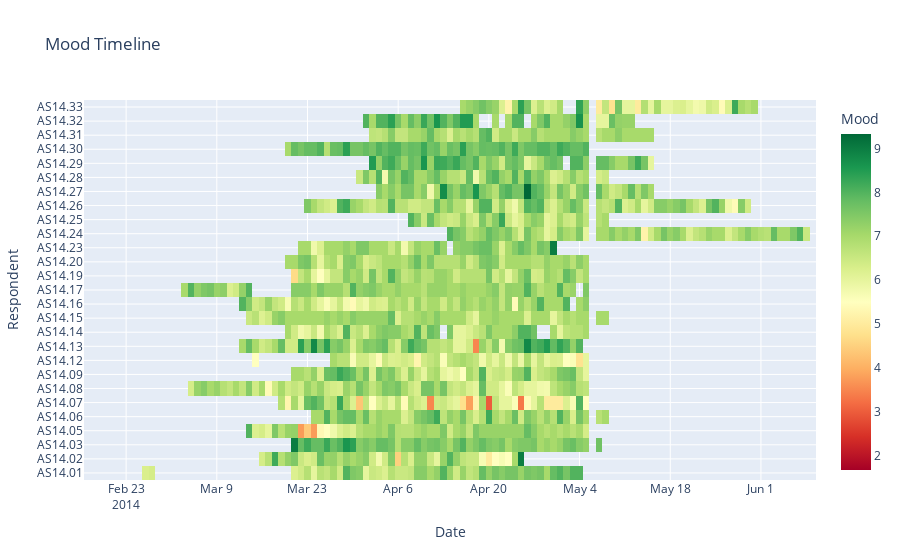

Here is the notebook cell this chart was saved with:
### Code cell
# import plotly.graph_objects as go
# df_temp = df_wide.copy()
# df_temp['date'] = df_temp['time'].dt.date
# df_mood = df_temp.groupby(['id', 'date'])['mood'].mean().unstack(level='date').sort_index(level='date', axis=1)
#
# fig = go.Figure(data=go.Heatmap(z=df_mood.values,
#                                 x=df_mood.columns,
#                                 y=df_mood.index.values,
#                                 colorscale='rdylgn',
#                                 colorbar=dict(title='Mood'),
#                                 zmid=5.5
#                                 ))
#
# fig.update_layout(
#         title="Mood Timeline",
#         xaxis_title="Date",
#         yaxis_title="Respondent"
#     )
#
# fig.show()
# fig.write_html("plots/mood_heatmap_raw.html")

### Figure 1 — Plotly figure (JSON) as saved in the notebook; plotly's stock layout.template omitted (floating-point values rounded to 4 significant figures; data arrays with more than 128 entries replaced by an {"elided": "..."} marker saying what was removed)
{"data": [{"colorbar": {"title": {"text": "Mood"}}, "colorscale": [[0.0, "rgb(165,0,38)"], [0.1, "rgb(215,48,39)"], [0.2, "rgb(244,109,67)"], [0.3, "rgb(253,174,97)"], [0.4, "rgb(254,224,139)"], [0.5, "rgb(255,255,191)"], [0.6, "rgb(217,239,139)"], [0.7, "rgb(166,217,106)"], [0.8, "rgb(102,189,99)"], [0.9, "rgb(26,152,80)"], [1.0, "rgb(0,104,55)"]], "type": "heatmap", "x": ["2014-02-17", "2014-02-18", "2014-02-19", "2014-02-20", "2014-02-21", "2014-02-22", "2014-02-23", "2014-02-24", "2014-02-25", "2014-02-26", "2014-02-27", "2014-02-28", "2014-03-01", "2014-03-02", "2014-03-03", "2014-03-04", "2014-03-05", "2014-03-06", "2014-03-07", "2014-03-08", "2014-03-09", "2014-03-10", "2014-03-11", "2014-03-12", "2014-03-13", "2014-03-14", "2014-03-15", "2014-03-16", "2014-03-17", "2014-03-18", "2014-03-19", "2014-03-20", "2014-03-21", "2014-03-22", "2014-03-23", "2014-03-24", "2014-03-25", "2014-03-26", "2014-03-27", "2014-03-28", "2014-03-29", "2014-03-30", "2014-03-31", "2014-04-01", "2014-04-02", "2014-04-03", "2014-04-04", "2014-04-05", "2014-04-06", "2014-04-07", "2014-04-08", "2014-04-09", "2014-04-10", "2014-04-11", "2014-04-12", "2014-04-13", "2014-04-14", "2014-04-15", "2014-04-16", "2014-04-17", "2014-04-18", "2014-04-19", "2014-04-20", "2014-04-21", "2014-04-22", "2014-04-23", "2014-04-24", "2014-04-25", "2014-04-26", "2014-04-27", "2014-04-28", "2014-04-29", "2014-04-30", "2014-05-01", "2014-05-02", "2014-05-03", "2014-05-04", "2014-05-05", "2014-05-06", "2014-05-07", "2014-05-08", "2014-05-09", "2014-05-10", "2014-05-11", "2014-05-12", "2014-05-13", "2014-05-14", "2014-05-15", "2014-05-16", "2014-05-17", "2014-05-18", "2014-05-19", "2014-05-20", "2014-05-21", "2014-05-22", "2014-05-23", "2014-05-24", "2014-05-25", "2014-05-26", "2014-05-27", "2014-05-28", "2014-05-29", "2014-05-30", "2014-05-31", "2014-06-01", "2014-06-02", "2014-06-03", "2014-06-04", "2014-06-05", "2014-06-06", "2014-06-07", "2014-06-08", "2014-06-09"], "y": ["AS14.01", "AS14.02", "AS14.03", "AS14.05", "AS14.06", "AS14.07", "AS14.08", "AS14.09", "AS14.12", "AS14.13", "AS14.14", "AS14.15", "AS14.16", "AS14.17", "AS14.19", "AS14.20", "AS14.23", "AS14.24", "AS14.25", "AS14.26", "AS14.27", "AS14.28", "AS14.29", "AS14.30", "AS14.31", "AS14.32", "AS14.33"], "z": {"elided": "27x113 float values"}, "zmid": 5.5}], "layout": {"title": {"text": "Mood Timeline"}, "xaxis": {"title": {"text": "Date"}}, "yaxis": {"title": {"text": "Respondent"}}}}
